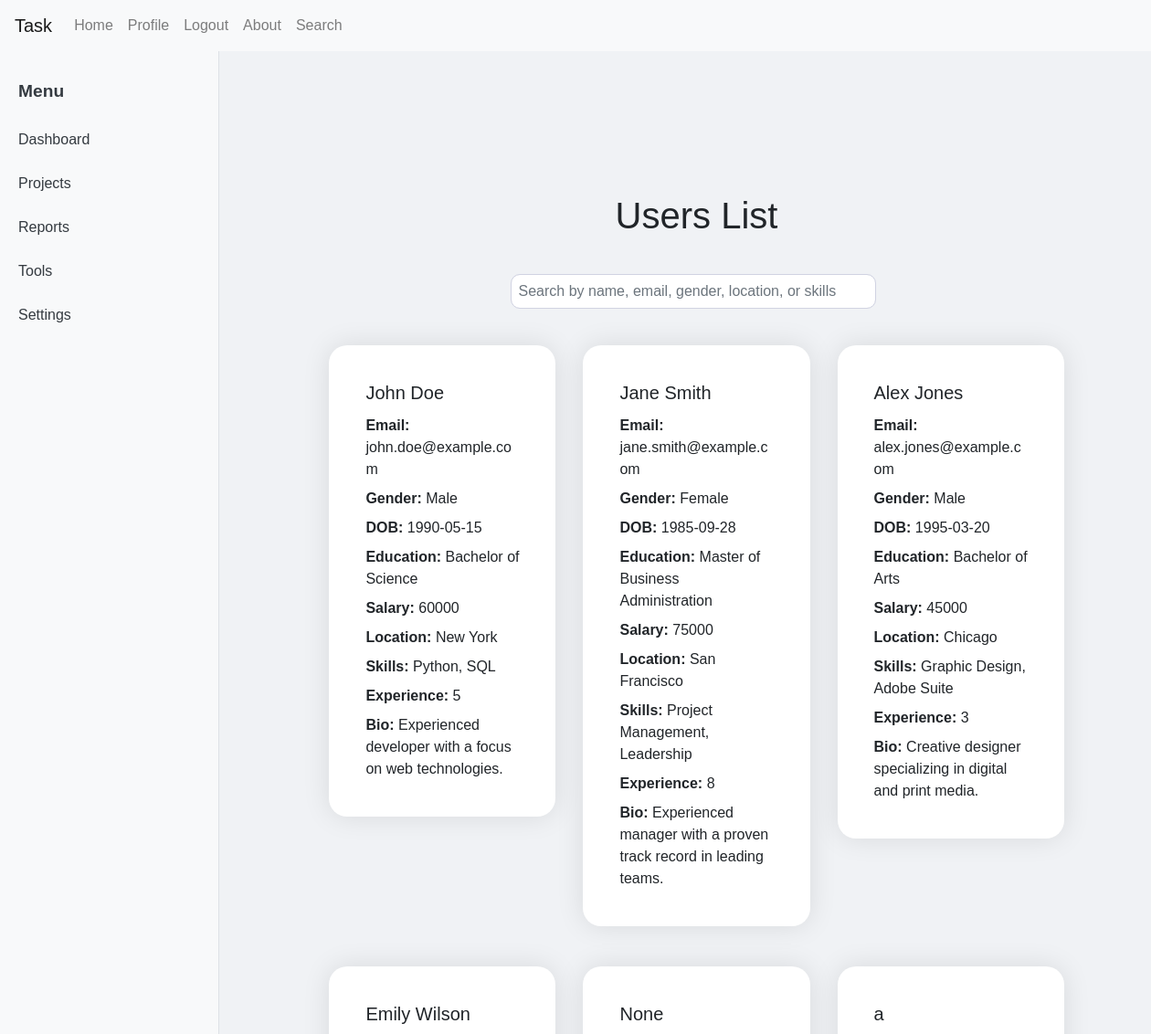
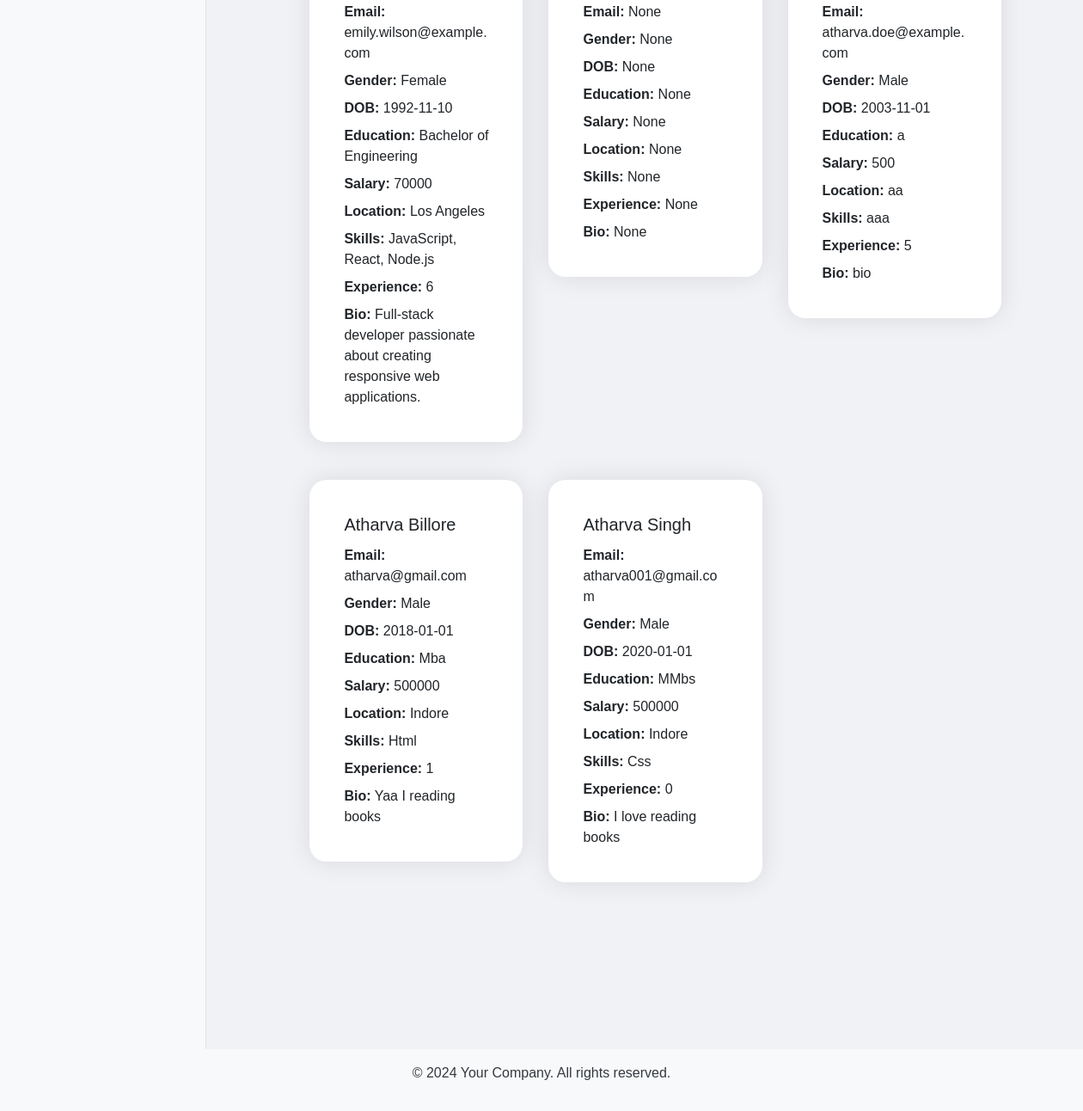
Page /search (signed in) on the committed database (2 pictures, top to bottom).
### tables this page shows
CREATE TABLE user_profile (
    id INTEGER PRIMARY KEY AUTOINCREMENT,
    username TEXT NOT NULL,
    password TEXT NOT NULL,
    name TEXT,
    email TEXT,
    gender TEXT,
    dob TEXT,
    education TEXT,
    salary INTEGER,
    location TEXT,
    skills TEXT,
    experience INTEGER,
    bio TEXT
);

### app.py (the view)
@app.route('/search')
def search_page():
    conn = sqlite3.connect(DATABASE)
    c = conn.cursor()
    c.execute('SELECT * FROM user_profile')
    profiles = c.fetchall()
    conn.close()
    return render_template('search.html', users=profiles)

### templates/search.html (shortened to what this page needs)
{% extends "layout.html" %}
{% block content %}
<main class="container mt-5">
    <div class="row justify-content-center">
        <div class="col-md-10">
            <h1 class="text-center mb-4">Users List</h1>
            <form class="form-inline mb-4 justify-content-center">
                <input type="text" class="form-control mr-2" id="search" name="search" onkeyup="filterUsers()" placeholder="Search by name, email, gender, location, or skills">
            </form>
            <div id="users-list" class="row">
                {% for user in users %}
                <div class="col-md-4 mb-4 user-card">
                    <div class="card">
                        <div class="card-body">
                            <h5 class="card-title">{{ user[3] }}</h5>
                            <p class="card-text"><strong>Email:</strong> {{ user[4] }}</p>
                            <p class="card-text"><strong>Gender:</strong> {{ user[5] }}</p>
                            <p class="card-text"><strong>DOB:</strong> {{ user[6] }}</p>
                            <p class="card-text"><strong>Education:</strong> {{ user[7] }}</p>
                            <p class="card-text"><strong>Salary:</strong> {{ user[8] }}</p>
                            <p class="card-text"><strong>Location:</strong> {{ user[9] }}</p>
                            <p class="card-text"><strong>Skills:</strong> {{ user[10] }}</p>
                            <p class="card-text"><strong>Experience:</strong> {{ user[11] }}</p>
                            <p class="card-text"><strong>Bio:</strong> {{ user[12] }}</p>
                        </div>
                    </div>
                </div>
                {% endfor %}
            </div>
        </div>
    </div>
</main>
{% endblock %}

### static/css/styles.css (style rules this page uses)
body { font-family: Arial, sans-serif; margin: 0; padding: 0; }
main.container { padding: 2rem; }
main.container .form-inline { justify-content: center; }
#users-list .card { margin-bottom: 20px; }
.card { border: 1px solid #dee2e6; border-radius: 0.25rem; box-shadow: 0 1px 3px rgba(0, 0, 0, 0.1); }
.card-body { padding: 1rem; }
.card-title { font-size: 1.25rem; margin-bottom: 0.75rem; }
.card-text { margin-bottom: 0.5rem; }
.user-card .card { transition: transform 0.2s; }
#search { width: 100%; max-width: 400px; padding: 0.5rem; margin: 1rem 0; font-size: 1rem; }
body { background-color: #f0f2f5; }
.card { border: none; border-radius: 20px; box-shadow: 0 0 30px rgba(0, 0, 0, 0.1); overflow: hidden; }
.card-body { padding: 40px; }
.form-control { border-radius: 10px; padding: 8px; border: 1px solid #d1d3e2; }

### rows in the picture
user_profile: name "John Doe", email "john.doe@example.com", gender "Male", dob "1990-05-15", education "Bachelor of Science", salary "60000", location "New York", skills "Python, SQL", experience "5", bio "Experienced developer with a focus on web technologies."
user_profile: name "Jane Smith", email "jane.smith@example.com", gender "Female", dob "1985-09-28", education "Master of Business Administration", salary "75000", location "San Francisco", skills "Project Management, Leadership", experience "8", bio "Experienced manager with a proven track record in leading teams."
user_profile: name "Alex Jones", email "alex.jones@example.com", gender "Male", dob "1995-03-20", education "Bachelor of Arts", salary "45000", location "Chicago", skills "Graphic Design, Adobe Suite", experience "3", bio "Creative designer specializing in digital and print media."
user_profile: name "Emily Wilson", email "emily.wilson@example.com", gender "Female", dob "1992-11-10", education "Bachelor of Engineering", salary "70000", location "Los Angeles", skills "JavaScript, React, Node.js", experience "6", bio "Full-stack developer passionate about creating responsive web applications."
user_profile: user "None"
user_profile: name "a", email "atharva.doe@example.com", gender "Male", dob "2003-11-01", education "a", salary "500", location "aa", skills "aaa", experience "5", bio "bio"
user_profile: name "Atharva Billore", email "atharva@gmail.com", gender "Male", dob "2018-01-01", education "Mba", salary "500000", location "Indore", skills "Html", experience "1", bio "Yaa I reading books"
user_profile: name "Atharva Singh", email "atharva001@gmail.com", gender "Male", dob "2020-01-01", education "MMbs", salary "500000", location "Indore", skills "Css", experience "0", bio "I love reading books"
